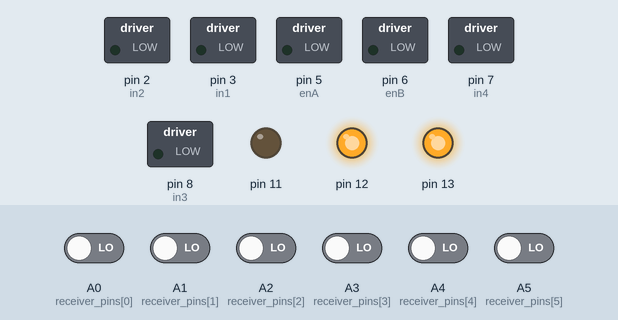
Simulated run of this sketch. Board: Arduino Uno, built with avr-gcc and run on an emulated ATmega328P. Parts: switched loads named in the sketch (green lamp = pin HIGH), output pins drawn as LEDs (lit = HIGH). The test bench sets the inputs (shaded band); at power-on: A0 (receiver_pins[0]), A1 (receiver_pins[1]), A2 (receiver_pins[2]), A3 (receiver_pins[3]), A4 (receiver_pins[4]), A5 (receiver_pins[5]) LOW. What the sketch prints to the serial monitor is not drawn.

Above: at 0.1 s.
At 0.7 s:
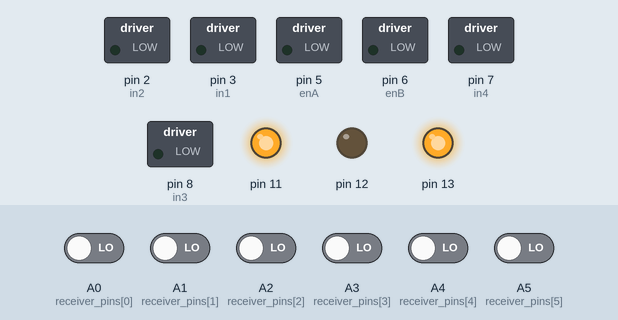
At 1.3 s:
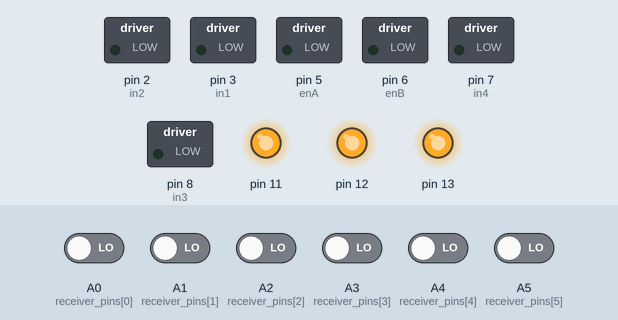
Timing chart, 0 to 2.8 s (numbered marks = the images above):
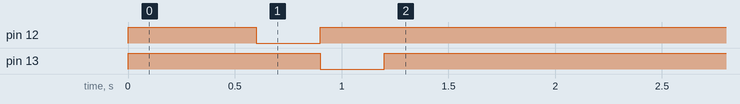

The sketch:

motorControl.ino
```cpp
int enA = 5;
int in1 = 3;
int in2 = 2;
//M2
int enB = 6;
int in3 = 8;
int in4 = 7;

int receiver_pins[] = {A0, A1, A2, A3, A4, A5};
int receiver_values[] = {0, 0, 0, 0, 0, 0};
int res_min = 1100;
int res_max = 1900;

int working_range = 255;// motor driver range

boolean prt = true;

int mode = 0;
//-1 - transmeter not connected or out of range
//0- trans connected and ready
//1 - low speed
//2 = high speed mode

void setup() {
  pinMode(11, OUTPUT);
  pinMode(12, OUTPUT);
  pinMode(13, OUTPUT);

  pinMode(enA, OUTPUT);
  pinMode(enB,  OUTPUT);
  pinMode(in1, OUTPUT);
  pinMode(in2, OUTPUT);
  pinMode(in3, OUTPUT);
  pinMode(in4, OUTPUT);

  Serial.begin(115200);
  //Staring delay with LED
  setLED(1);
  delay(300);
  setLED(1);
  delay(300);
  setLED(2);
  delay(300);
  setLED(3);
  delay(300);
  setLED(0);


}
void roverMovementSequence() {
  // Move forward for 1 second
  mpower(1, working_range);
  mpower(2, working_range);
  delay(1000);

  // Stop
  mpower(1, 0);
  mpower(2, 0);
  delay(250);

  // Turn left
  mpower(1, -working_range);
  mpower(2, working_range);
  delay(200);

  // Stop
  mpower(1, 0);
  mpower(2, 0);
  delay(250);

  // Move forward for 1 second
  mpower(1, working_range);
  mpower(2, working_range);
  delay(1000);

  // Turn right for half a second
  mpower(1, working_range);
  mpower(2, -working_range);
  delay(200);

  // Stop
  mpower(1, 0);
  mpower(2, 0);
  delay(200);

  // Move forward for 1 second
  mpower(1, working_range);
  mpower(2, working_range);
  delay(500);

  // Turn right again
  mpower(1, working_range);
  mpower(2, -working_range);
  delay(200);

  // Stop
  mpower(1, 0);
  mpower(2, 0);


  // Move forward for 1 second
  mpower(1, working_range);
  mpower(2, working_range);
  delay(500);
}


void loop() {
  receive();
  setModeLED();

  int m1 = 0;
  int m2 = 0;

  int rot = receiver_values[0];

  if (mode == 1) {
    m1 = receiver_values[1] + (rot );
    m2 = receiver_values[1] - (rot );

  } else if (mode == 2) {
    m1 = receiver_values[1] + (rot );
    m2 = receiver_values[1] - (rot );

  }

  mpower(1,  m1);
  mpower(2,  m2);
}
int rp = 0;
void receive() {

  receiver_values[rp] = map(pulseIn (receiver_pins[rp], HIGH), res_min, res_max, -1 * working_range, working_range);
  rp++;
  if (rp == 6) {
    rp = 0;
  }
  boolean activevalues = true;
  for (int i = 0; i < 6; i++) {
    if (prt) {
      Serial.print("CH");
      Serial.print(i);
      Serial.print(" : ");
      Serial.print(receiver_values[i]);
      Serial.print(",\t");
    }
    if (receiver_values[i] < -500) {
      activevalues = false;
    }
  }
  mode = 0;
  if (!activevalues) {
    mode = -1;
  } else if (receiver_values[4] > -100) {
    mode = 2;
  } else if (receiver_values[5] > -100) {
    mode = 1;
  }
  if (prt) {
    Serial.println("");
  }

}

void setModeLED() {
  if (mode == -1) {
    setLED(-0);
  } else if (mode == 0) {
    setLED(1);
  } else if (mode == 1) {
    setLED(2);
  } else if (mode == 2) {
    setLED(3);
  }
}
void setLED(int led) {
  for (int i = 1; i < 4; i++) {
    if (led == i) {
      digitalWrite(10 + i, LOW);
    } else {
      digitalWrite(10 + i, HIGH);
    }
  }
}
void mpower(int motor,  int spd) {
  int rotation = 0;
  if (spd > 0) {
    rotation = 1;
  } else if (spd < 0) {
    rotation = -1;
    spd *= -1;
  }
  if (spd > 255) {
    spd = 255;
  }
  int pwm;
  int pA;
  int pB;
  if (motor == 1) {
    pwm = enA;
    pA = in1;
    pB = in2;
  } else if (motor == 2) {
    pwm = enB;
    pA = in3;
    pB = in4;
  } else {
    return;
  }

  if (rotation == 0) {
    digitalWrite(pA, LOW);
    digitalWrite(pB, LOW);
  } else if (rotation == 1) {
    digitalWrite(pA, HIGH);
    digitalWrite(pB, LOW);
  } else if (rotation == -1) {
    digitalWrite(pA, LOW);
    digitalWrite(pB, HIGH);
  }
  analogWrite(pwm, spd);

}
```
